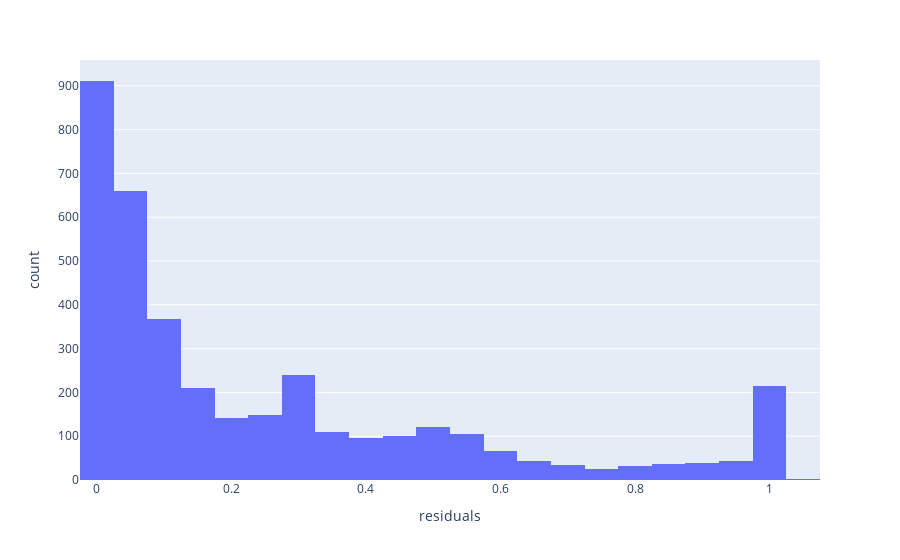

The code cell stored with this chart in its notebook:
### Code cell
residuals =  pd.DataFrame(zip(list(monthly_income_per_user[list(monthly_income_per_user.columns)[0]].iloc[test_index]), 
                       list(monthly_income_per_user.iloc[test_index][30]), prediction[0])).rename(columns={0: "user_id", 1: "actual", 2: "prediction"})
display(residuals.head())
residuals['residuals'] = residuals.apply(lambda row: abs(row['actual'] - row['prediction']), axis=1) 
import plotly.express as px
fig = px.histogram(residuals, x="residuals")
fig.show()

### Figure 1 — Plotly figure (JSON) as saved in the notebook; plotly's stock layout.template omitted (floating-point values rounded to 4 significant figures; data arrays with more than 128 entries replaced by an {"elided": "..."} marker saying what was removed)
{"data": [{"alignmentgroup": "True", "bingroup": "x", "hovertemplate": "residuals=%{x}<br>count=%{y}<extra></extra>", "legendgroup": "", "marker": {"color": "#636efa"}, "name": "", "offsetgroup": "", "orientation": "v", "showlegend": false, "type": "histogram", "x": {"elided": "3754 float values"}, "xaxis": "x", "yaxis": "y"}], "layout": {"barmode": "relative", "legend": {"tracegroupgap": 0}, "margin": {"t": 60}, "xaxis": {"anchor": "y", "domain": [0, 1], "title": {"text": "residuals"}}, "yaxis": {"anchor": "x", "domain": [0, 1], "title": {"text": "count"}}}}
